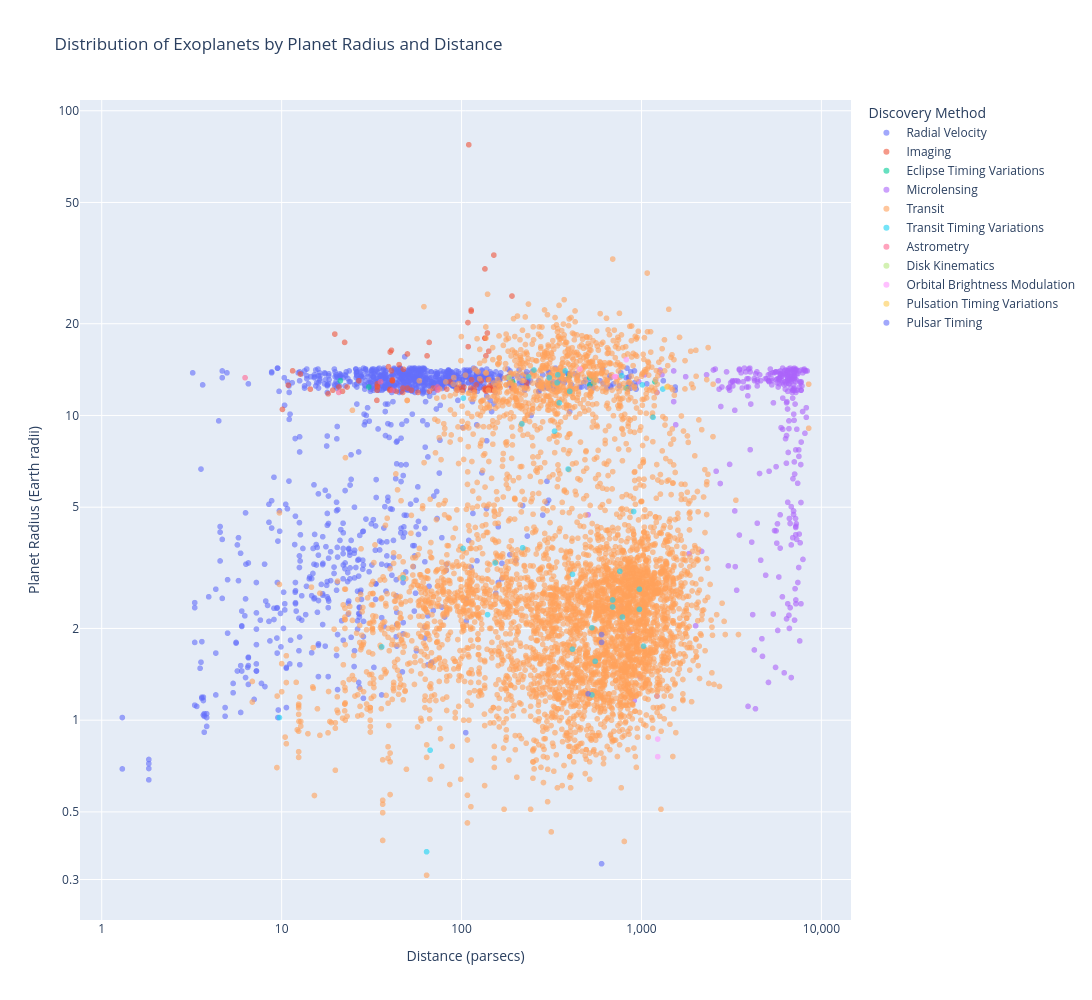

Write notebook code for a chart like this one.
### Markdown cell above
**Create Figure and Plot**

### Code cell
# Interactive scatter plot
fig = px.scatter(
    radius_distance_data,
    x='sy_dist',
    y='pl_rade',
    color='discoverymethod',

    hover_name='pl_name',

    hover_data={
        'sy_dist': ':.2f',
        'pl_rade': ':.2f',
        'radius_group': True,
        'distance_group': True,
        'discoverymethod': True,
        'disc_facility': True
    },

    log_x=True,
    log_y=True,

    labels={
    'sy_dist': 'Distance (parsecs)',
    'pl_rade': 'Planet Radius (Earth radii)',
    'discoverymethod': 'Discovery Method',
    'disc_facility': 'Discovery Facility'
    },

    title='Distribution of Exoplanets by Planet Radius and Distance'
)


# Point appearance
fig.update_traces(
    marker=dict(
        size=6,
        opacity=0.6
    )
)

# Cleaner logarithmic y-axis
fig.update_yaxes(
    tickmode='array',
    tickvals=[0.3, 0.5, 1, 2, 5, 10, 20, 50, 100],
    ticktext=['0.3', '0.5', '1', '2', '5', '10', '20', '50', '100']
)

# Cleaner logarithmic x-axis
fig.update_xaxes(
    tickmode='array',
    tickvals=[1, 10, 100, 1000, 10000],
    ticktext=['1', '10', '100', '1,000', '10,000']
)

fig.update_layout(
    width=1200,
    height=1000
)

fig.show()

### Figure 1 — Plotly figure (JSON) as saved in the notebook; plotly's stock layout.template omitted (floating-point values rounded to 4 significant figures; data arrays with more than 128 entries replaced by an {"elided": "..."} marker saying what was removed)
{"data": [{"customdata": {"elided": "1153x4 str values"}, "hovertemplate": "<b>%{hovertext}</b><br><br>Discovery Method=%{customdata[2]}<br>Distance (parsecs)=%{x:.2f}<br>Planet Radius (Earth radii)=%{y:.2f}<br>radius_group=%{customdata[0]}<br>distance_group=%{customdata[1]}<br>Discovery Facility=%{customdata[3]}<extra></extra>", "hovertext": {"elided": "1153 str values"}, "legendgroup": "Radial Velocity", "marker": {"color": "#636efa", "opacity": 0.6, "size": 6, "symbol": "circle"}, "mode": "markers", "name": "Radial Velocity", "showlegend": true, "type": "scattergl", "x": {"elided": "1153 float values"}, "xaxis": "x", "y": {"elided": "1153 float values"}, "yaxis": "y"}, {"customdata": {"elided": "86x4 str values"}, "hovertemplate": "<b>%{hovertext}</b><br><br>Discovery Method=%{customdata[2]}<br>Distance (parsecs)=%{x:.2f}<br>Planet Radius (Earth radii)=%{y:.2f}<br>radius_group=%{customdata[0]}<br>distance_group=%{customdata[1]}<br>Discovery Facility=%{customdata[3]}<extra></extra>", "hovertext": ["1RXS J160929.1-210524 b", "2M0437 b", "2MASS J01033563-5515561 AB b", "2MASS J01225093-2439505 b", "2MASS J02192210-3925225 b", "2MASS J0249-0557 c", "2MASS J03590986+2009361 b", "2MASS J04414489+2301513 b", "2MASS J11550485-7919108 b", "2MASS J12073346-3932539 b", "2MASS J21252752-8138278 b", "2MASS J22362452+4751425 b", "2MASS J22501512+2325342 b", "AB Aur b", "AB Pic b", "AF Lep b", "BD+60 1417 b", "CD-35 2722 b", "CFBDSIR J145829+101343 b", "CHXR 73 b", "COCONUTS-2 b", "CT Cha b", "CWISEP J193518.59-154620.3 b", "DH Tau b", "FU Tau b", "G 196-3 b", "GJ 900 b", "GQ Lup b", "GSC 06214-00210 b", "GU Psc b", "HD 100546 b", "HD 106906 b", "HD 135344 A b", "HD 143811 AB b", "HD 169142 b", "HD 203030 b", "HD 206893 b", "HD 206893 c", "HD 284149 AB b", "HD 95086 b", "HIP 21152 b", "HIP 39017 b", "HIP 54515 b", "HIP 65426 b", "HIP 77900 b", "HIP 78530 b", "HIP 79098 AB b", "HIP 81208 C b", "HIP 99770 b", "HN Peg b", "HR 2562 b", "HR 8799 b", "HR 8799 c", "HR 8799 d", "HR 8799 e", "ITG 15 b", "KOINTREAU-1 b", "KOINTREAU-3 b", "KOINTREAU-4 b", "LP 261-75 b", "Oph 11 b", "PDS 70 b", "PDS 70 c", "PZ Tel b", "ROXs 12 b", "ROXs 42 B b", "Ross 458 c", "SR 12 AB c", "TWA 7 b", "TYC 8998-760-1 b", "TYC 8998-760-1 c", "UCAC3 113-933 b", "UCAC4 328-061594 b", "USco CTIO 108 b", "USco1556 b", "USco1621 b", "VHS J125601.92-125723.9 b", "WD 0806-661 b", "WISEP J121756.91+162640.2 A b", "WISPIT 1 b", "WISPIT 1 c", "WISPIT 2 b", "WISPIT 2 c", "b Cen AB b", "bet Pic b", "kap And b"], "legendgroup": "Imaging", "marker": {"color": "#EF553B", "opacity": 0.6, "size": 6, "symbol": "circle"}, "mode": "markers", "name": "Imaging", "showlegend": true, "type": "scattergl", "x": [139.1, 128.5, 47.2, 33.83, 40.09, 66.06, 117.4, 120.4, 100.9, 64.31, 34.12, 69.57, 57.23, 162.1, 50.05, 26.86, 44.95, 22.39, 23.1, 190.4, 10.89, 190.7, 14.43, 134.8, 133.5, 21.79, 20.81, 151.2, 108.5, 47.55, 109.7, 103.0, 141.6, 136.6, 113.6, 39.25, 40.76, 40.76, 117.8, 86.23, 43.41, 66.32, 82.81, 108.9, 150.9, 136.8, 145.8, 147.5, 40.08, 18.12, 34.01, 41.24, 41.24, 41.24, 41.24, 136.4, 158.6, 140.6, 145.4, 33.93, 136.2, 113.1, 113.1, 47.06, 136.7, 143.6, 11.51, 112.3, 34.0, 94.62, 94.62, 52.58, 39.91, 144.0, 140.6, 137.9, 12.7, 19.24, 10.1, 230.0, 230.0, 134.9, 134.9, 98.09, 19.74, 50.02], "xaxis": "x", "y": [18.65, 13.0, 12.3, 11.21, 16.14, 17.37, 12.2, 12.6, 12.1, 15.69, 12.4, 12.3, 11.9, 12.5, 12.3, 13.0, 14.68, 17.37, 12.4, 12.3, 12.58, 24.66, 12.2, 30.26, 12.2, 12.0, 12.4, 33.6, 20.18, 14.18, 77.34, 12.4, 16.25, 15.69, 13.1, 14.46, 14.01, 16.37, 12.0, 12.9, 12.0, 12.0, 12.2, 16.81, 12.1, 12.0, 12.1, 12.3, 12.2, 11.78, 12.44, 13.0, 13.0, 13.0, 13.11, 12.1, 12.4, 13.1, 12.2, 12.1, 12.3, 21.97, 22.19, 11.9, 12.2, 12.5, 14.01, 12.3, 12.7, 12.1, 12.33, 12.1, 12.1, 12.3, 12.3, 12.2, 13.67, 12.11, 10.47, 12.4, 12.8, 17.93, 17.93, 12.4, 18.49, 15.92], "yaxis": "y"}, {"customdata": [["8–16", "100–1,000", "Eclipse Timing Variations", "Kepler"], ["8–16", "10–100", "Eclipse Timing Variations", "Multiple Facilities"], ["8–16", "100–1,000", "Eclipse Timing Variations", "Yunnan Astronomical Observatory"], ["8–16", "100–1,000", "Eclipse Timing Variations", "Yunnan Astronomical Observatory"], ["8–16", "100–1,000", "Eclipse Timing Variations", "Yunnan Astronomical Observatory"], ["8–16", "≥ 1,000", "Eclipse Timing Variations", "Kepler"], ["8–16", "100–1,000", "Eclipse Timing Variations", "Multiple Observatories"], ["8–16", "100–1,000", "Eclipse Timing Variations", "Multiple Observatories"], ["8–16", "100–1,000", "Eclipse Timing Variations", "Multiple Observatories"], ["8–16", "100–1,000", "Eclipse Timing Variations", "Multiple Observatories"], ["8–16", "100–1,000", "Eclipse Timing Variations", "Multiple Observatories"], ["8–16", "100–1,000", "Eclipse Timing Variations", "Multiple Observatories"], ["8–16", "100–1,000", "Eclipse Timing Variations", "Winer Observatory"], ["8–16", "10–100", "Eclipse Timing Variations", "Leoncito Astronomical Complex"]], "hovertemplate": "<b>%{hovertext}</b><br><br>Discovery Method=%{customdata[2]}<br>Distance (parsecs)=%{x:.2f}<br>Planet Radius (Earth radii)=%{y:.2f}<br>radius_group=%{customdata[0]}<br>distance_group=%{customdata[1]}<br>Discovery Facility=%{customdata[3]}<extra></extra>", "hovertext": ["2MASS J19383260+4603591 b", "DE CVn b", "DP Leo b", "HU Aqr AB b", "HU Aqr AB c", "Kepler-1660 AB b", "Kepler-451 c", "Kepler-451 d", "NN Ser c", "NN Ser d", "NSVS 14256825 b", "NY Vir b", "NY Vir c", "RR Cae b"], "legendgroup": "Eclipse Timing Variations", "marker": {"color": "#00cc96", "opacity": 0.6, "size": 6, "symbol": "circle"}, "mode": "markers", "name": "Eclipse Timing Variations", "showlegend": true, "type": "scattergl", "x": [396.3, 30.52, 305.7, 192.2, 192.2, 1189.0, 396.3, 396.3, 515.8, 515.8, 820.9, 544.0, 544.0, 21.19], "xaxis": "x", "y": [13.4, 12.4, 12.7, 12.8, 12.9, 12.9, 13.5, 13.5, 12.6, 13.3, 12.3, 13.3, 12.8, 13.0], "yaxis": "y"}, {"customdata": {"elided": "279x4 str values"}, "hovertemplate": "<b>%{hovertext}</b><br><br>Discovery Method=%{customdata[2]}<br>Distance (parsecs)=%{x:.2f}<br>Planet Radius (Earth radii)=%{y:.2f}<br>radius_group=%{customdata[0]}<br>distance_group=%{customdata[1]}<br>Discovery Facility=%{customdata[3]}<extra></extra>", "hovertext": {"elided": "279 str values"}, "legendgroup": "Microlensing", "marker": {"color": "#ab63fa", "opacity": 0.6, "size": 6, "symbol": "circle"}, "mode": "markers", "name": "Microlensing", "showlegend": true, "type": "scattergl", "x": {"elided": "279 float values"}, "xaxis": "x", "y": {"elided": "279 float values"}, "yaxis": "y"}, {"customdata": {"elided": "4623x4 str values"}, "hovertemplate": "<b>%{hovertext}</b><br><br>Discovery Method=%{customdata[2]}<br>Distance (parsecs)=%{x:.2f}<br>Planet Radius (Earth radii)=%{y:.2f}<br>radius_group=%{customdata[0]}<br>distance_group=%{customdata[1]}<br>Discovery Facility=%{customdata[3]}<extra></extra>", "hovertext": {"elided": "4623 str values"}, "legendgroup": "Transit", "marker": {"color": "#FFA15A", "opacity": 0.6, "size": 6, "symbol": "circle"}, "mode": "markers", "name": "Transit", "showlegend": true, "type": "scattergl", "x": {"elided": "4623 float values"}, "xaxis": "x", "y": {"elided": "4623 float values"}, "yaxis": "y"}, {"customdata": {"elided": "38x4 str values"}, "hovertemplate": "<b>%{hovertext}</b><br><br>Discovery Method=%{customdata[2]}<br>Distance (parsecs)=%{x:.2f}<br>Planet Radius (Earth radii)=%{y:.2f}<br>radius_group=%{customdata[0]}<br>distance_group=%{customdata[1]}<br>Discovery Facility=%{customdata[3]}<extra></extra>", "hovertext": ["AU Mic d", "KOI-134 c", "KOI-142 c", "KOI-984 c", "Kepler-122 f", "Kepler-138 e", "Kepler-139 f", "Kepler-1513 c", "Kepler-19 c", "Kepler-1976 b", "Kepler-338 e", "Kepler-37 e", "Kepler-411 e", "Kepler-414 b", "Kepler-414 c", "Kepler-415 b", "Kepler-415 c", "Kepler-416 b", "Kepler-416 c", "Kepler-417 b", "Kepler-417 c", "Kepler-419 c", "Kepler-448 c", "Kepler-46 c", "Kepler-51 e", "Kepler-539 c", "Kepler-725 c", "Kepler-82 f", "TOI-1232 c", "TOI-1266 d", "TOI-1408 c", "TOI-199 c", "TOI-2015 c", "TOI-2202 c", "TOI-4504 d", "TOI-4562 c", "TOI-5624 f", "WASP-126 c"], "legendgroup": "Transit Timing Variations", "marker": {"color": "#19d3f3", "opacity": 0.6, "size": 6, "symbol": "circle"}, "mode": "markers", "name": "Transit Timing Variations", "showlegend": true, "type": "scattergl", "x": [9.722, 1159.0, 376.9, 252.7, 1027.0, 66.86, 391.0, 349.2, 218.6, 1315.0, 552.8, 63.92, 153.7, 413.5, 413.5, 530.5, 530.5, 690.8, 690.8, 974.0, 974.0, 1011.0, 399.4, 777.1, 783.8, 307.3, 758.5, 904.3, 328.6, 36.01, 139.5, 102.3, 47.34, 235.9, 342.6, 339.6, 101.9, 216.5], "xaxis": "x", "y": [1.02, 9.86, 14.0, 14.1, 1.75, 0.797, 6.67, 11.0, 3.68, 12.21, 1.56, 0.37, 3.28, 1.71, 3.01, 1.21, 2.01, 2.48, 2.352, 2.31, 2.69, 12.6, 12.0, 13.5, 2.18, 13.3, 3.08, 4.84, 8.88, 1.74, 2.22, 11.4, 2.93, 13.4, 13.6, 12.8, 3.66, 9.38], "yaxis": "y"}, {"customdata": [["8–16", "10–100", "Astrometry", "Paranal Observatory"], ["8–16", "< 10", "Astrometry", "Very Long Baseline Array"], ["8–16", "10–100", "Astrometry", "European Space Agency (ESA) Gaia Satellite"], ["8–16", "10–100", "Astrometry", "European Space Agency (ESA) Gaia Satellite"], ["8–16", "10–100", "Astrometry", "European Space Agency (ESA) Gaia Satellite"], ["8–16", "10–100", "Astrometry", "European Space Agency (ESA) Gaia Satellite"]], "hovertemplate": "<b>%{hovertext}</b><br><br>Discovery Method=%{customdata[2]}<br>Distance (parsecs)=%{x:.2f}<br>Planet Radius (Earth radii)=%{y:.2f}<br>radius_group=%{customdata[0]}<br>distance_group=%{customdata[1]}<br>Discovery Facility=%{customdata[3]}<extra></extra>", "hovertext": ["DENIS-P J082303.1-491201 b", "GJ 896 A b", "Gaia-4 b", "Gaia-5 b", "HD 128717 b", "HIP 66074 b"], "legendgroup": "Astrometry", "marker": {"color": "#FF6692", "opacity": 0.6, "size": 6, "symbol": "circle"}, "mode": "markers", "name": "Astrometry", "showlegend": true, "type": "scattergl", "x": [20.77, 6.26, 73.48, 41.18, 73.64, 35.44], "xaxis": "x", "y": [11.9, 13.3, 12.4, 12.1, 12.1, 12.9], "yaxis": "y"}, {"customdata": [["8–16", "100–1,000", "Disk Kinematics", "Atacama Large Millimeter Array (ALMA)"]], "hovertemplate": "<b>%{hovertext}</b><br><br>Discovery Method=%{customdata[2]}<br>Distance (parsecs)=%{x:.2f}<br>Planet Radius (Earth radii)=%{y:.2f}<br>radius_group=%{customdata[0]}<br>distance_group=%{customdata[1]}<br>Discovery Facility=%{customdata[3]}<extra></extra>", "hovertext": ["HD 97048 b"], "legendgroup": "Disk Kinematics", "marker": {"color": "#B6E880", "opacity": 0.6, "size": 6, "symbol": "circle"}, "mode": "markers", "name": "Disk Kinematics", "showlegend": true, "type": "scattergl", "x": [183.9], "xaxis": "x", "y": [13.3], "yaxis": "y"}, {"customdata": [["8–16", "100–1,000", "Orbital Brightness Modulation", "Kepler"], ["8–16", "100–1,000", "Orbital Brightness Modulation", "Kepler"], ["8–16", "100–1,000", "Orbital Brightness Modulation", "Kepler"], ["< 1", "≥ 1,000", "Orbital Brightness Modulation", "Kepler"], ["< 1", "≥ 1,000", "Orbital Brightness Modulation", "Kepler"], ["8–16", "100–1,000", "Orbital Brightness Modulation", "Kepler"]], "hovertemplate": "<b>%{hovertext}</b><br><br>Discovery Method=%{customdata[2]}<br>Distance (parsecs)=%{x:.2f}<br>Planet Radius (Earth radii)=%{y:.2f}<br>radius_group=%{customdata[0]}<br>distance_group=%{customdata[1]}<br>Discovery Facility=%{customdata[3]}<extra></extra>", "hovertext": ["KIC 10068024 b", "KIC 5479689 b", "KIC 8121913 b", "KOI-55 b", "KOI-55 c", "Kepler-76 b"], "legendgroup": "Orbital Brightness Modulation", "marker": {"color": "#FF97FF", "opacity": 0.6, "size": 6, "symbol": "circle"}, "mode": "markers", "name": "Orbital Brightness Modulation", "showlegend": true, "type": "scattergl", "x": [721.1, 454.9, 707.3, 1231.0, 1231.0, 823.0], "xaxis": "x", "y": [13.4, 14.2, 13.4, 0.759, 0.867, 15.24], "yaxis": "y"}, {"customdata": [["8–16", "≥ 1,000", "Pulsation Timing Variations", "Kepler"], ["8–16", "≥ 1,000", "Pulsation Timing Variations", "Multiple Observatories"]], "hovertemplate": "<b>%{hovertext}</b><br><br>Discovery Method=%{customdata[2]}<br>Distance (parsecs)=%{x:.2f}<br>Planet Radius (Earth radii)=%{y:.2f}<br>radius_group=%{customdata[0]}<br>distance_group=%{customdata[1]}<br>Discovery Facility=%{customdata[3]}<extra></extra>", "hovertext": ["KIC 7917485 b", "V0391 Peg b"], "legendgroup": "Pulsation Timing Variations", "marker": {"color": "#FECB52", "opacity": 0.6, "size": 6, "symbol": "circle"}, "mode": "markers", "name": "Pulsation Timing Variations", "showlegend": true, "type": "scattergl", "x": [1383.0, 1196.0], "xaxis": "x", "y": [12.4, 13.1], "yaxis": "y"}, {"customdata": [["1–2", "100–1,000", "Pulsar Timing", "Multiple Facilities"], ["< 1", "100–1,000", "Pulsar Timing", "Arecibo Observatory"], ["1–2", "100–1,000", "Pulsar Timing", "Arecibo Observatory"], ["1–2", "100–1,000", "Pulsar Timing", "Arecibo Observatory"], ["8–16", "100–1,000", "Pulsar Timing", "Parkes Observatory"]], "hovertemplate": "<b>%{hovertext}</b><br><br>Discovery Method=%{customdata[2]}<br>Distance (parsecs)=%{x:.2f}<br>Planet Radius (Earth radii)=%{y:.2f}<br>radius_group=%{customdata[0]}<br>distance_group=%{customdata[1]}<br>Discovery Facility=%{customdata[3]}<extra></extra>", "hovertext": ["PSR B0329+54 b", "PSR B1257+12 b", "PSR B1257+12 c", "PSR B1257+12 d", "PSR J2322-2650 b"], "legendgroup": "Pulsar Timing", "marker": {"color": "#636efa", "opacity": 0.6, "size": 6, "symbol": "circle"}, "mode": "markers", "name": "Pulsar Timing", "showlegend": true, "type": "scattergl", "x": [504.9, 600.0, 600.0, 600.0, 230.0], "xaxis": "x", "y": [1.22, 0.338, 1.91, 1.8, 13.9], "yaxis": "y"}], "layout": {"height": 1000, "legend": {"title": {"text": "Discovery Method"}, "tracegroupgap": 0}, "title": {"text": "Distribution of Exoplanets by Planet Radius and Distance"}, "width": 1200, "xaxis": {"anchor": "y", "domain": [0, 1], "tickmode": "array", "ticktext": ["1", "10", "100", "1,000", "10,000"], "tickvals": [1, 10, 100, 1000, 10000], "title": {"text": "Distance (parsecs)"}, "type": "log"}, "yaxis": {"anchor": "x", "domain": [0, 1], "tickmode": "array", "ticktext": ["0.3", "0.5", "1", "2", "5", "10", "20", "50", "100"], "tickvals": [0.3, 0.5, 1, 2, 5, 10, 20, 50, 100], "title": {"text": "Planet Radius (Earth radii)"}, "type": "log"}}}
